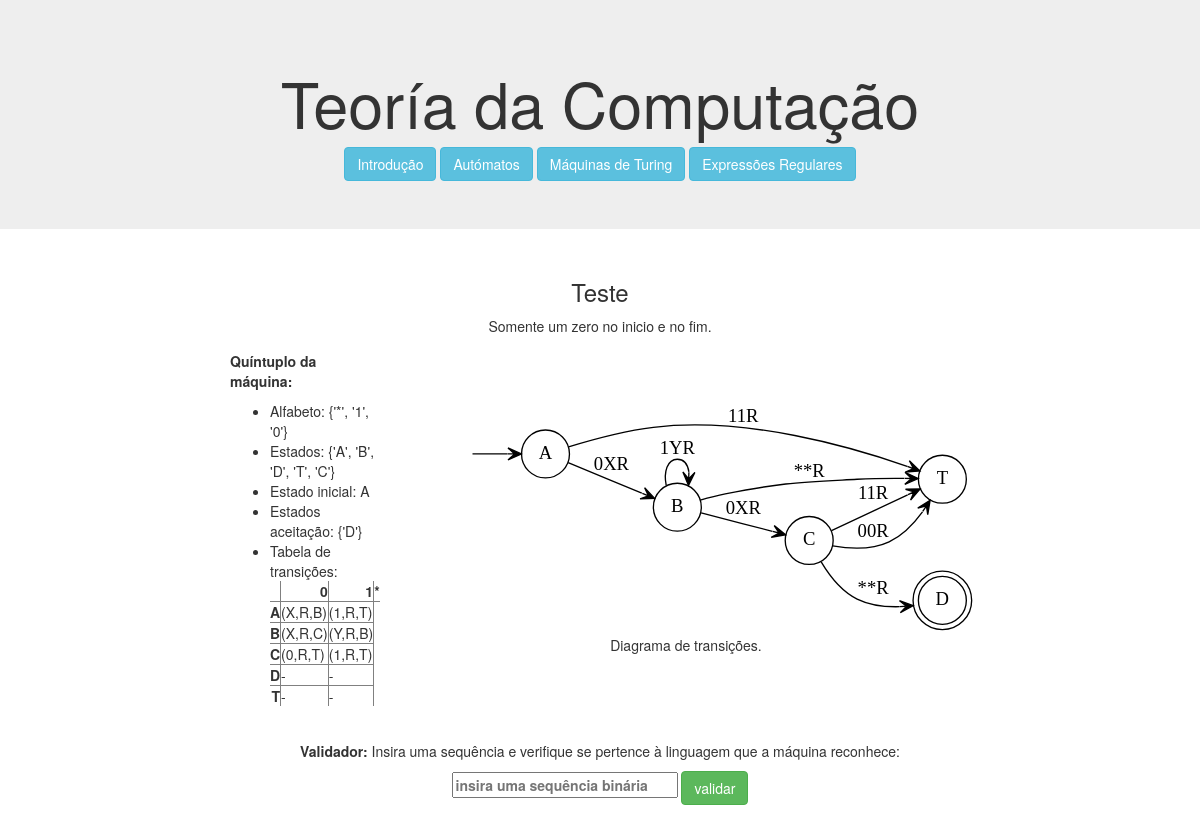
/1/maquina/, run on the app's committed database.
### computacao/models.py (models this page shows, shortened)
class Maquina(models.Model):
    nome = models.CharField(max_length=100)
    descricao = models.CharField(max_length=100)
    alfabeto = models.CharField(max_length=100)
    estados = models.CharField(max_length=100)
    estadoInicial = models.CharField(max_length=100)
    estadosDeAceitacao = models.CharField(max_length=100)
    dicionarioTransicao = models.CharField(max_length=1000)
    diagrama = models.CharField(max_length=100)
    def printAlfabeto(self):
        return str(set(self.alfabeto.split()))
    def printEstados(self):
        return str(set(self.estados.split()))
    def printEstadosDeAceitacao(self):
        return str(set(self.estadosDeAceitacao.split()))
    def dTransInTable(self):
        dTrans = {(t.split('-')[0], t.split('-')[1]):t.split('-')[2] for t in self.dicionarioTransicao.split()}
        table = []
        linha = ['']
        for simbolo in self.alfabeto.split():
            linha.append(simbolo)
        table.append(linha)
        linha = ["", "0", "1"]
        aux = linha[1:]
        for estado in self.estados.split():
            linha =[estado]
            for simbolo in aux:
                find = False
                for dicEstado, dicSimbolo in dTrans:
                    if dicSimbolo[0] == simbolo and dicEstado == estado:
                        linha.append("(" + dicSimbolo[1] + "," + dicSimbolo[2] + "," + dTrans[(estado, dicSimbolo)] + ")")
                        find = True
                        break
                if find == False:
                    linha.append("-")
            table.append(linha)
        return table

### computacao/views.py (the view)
# urls.py: path('<int:maquina_id>/maquina/', views.maquina, name='maquina'),
def maquina(request, maquina_id):
    sequencia = None
    resultado = None
    form = SequenciaForm(request.POST or None)
    if form.is_valid():
        sequencia = form.cleaned_data['sequencia']
        resultado = Maquina.objects.get(id=maquina_id).valida_sequencia(sequencia)
    context = {
        'maquina': Maquina.objects.get(id=maquina_id),
        'sequencia': sequencia,
        'resultado': resultado,
        'form': form,
    }
    return render(request, 'computacao/maquina.html', context)

### computacao/forms.py
class SequenciaForm(forms.Form):
    sequencia = forms.CharField(label='',
                                widget=forms.TextInput(attrs={
                                    'placeholder': 'insira uma sequência binária',
                                    'size': '25'
                                }))

### computacao/templates/computacao/maquina.html (shortened to what this page needs)
{% extends 'computacao/layout.html' %}
{% block main %}
    <main class="col-sm-12">
        <h3>{{ maquina.nome|title }}</h3>
        <p>{{ maquina.descricao }}.</p>
        <table align="center">
            <tr align="left">
                <td>
                    <p> <b>Quíntuplo da máquina:</b></p>
                    <ul>
                    <li>Alfabeto: {{ maquina.printAlfabeto }} </li>
                    <li>Estados: {{ maquina.printEstados }}</li>
                    <li>Estado inicial: {{ maquina.estadoInicial }}</li>
                    <li>Estados aceitação: {{ maquina.printEstadosDeAceitacao }}</li>
                    <li>Tabela de transições:
                    <table align="center" rules="all" style="border-collapse: collapse">
                        {% for dTran in maquina.dTransInTable %}
                            <tr>
                                {% for element in dTran %}
                                    {% if forloop.parentloop.first %}
                                        <th>{{ element }}</th>
                                    {% elif forloop.first %}
                                        <th>{{ element }}</th>
                                    {% else %}
                                        <td>{{ element }}</td>
                                    {% endif %}
                                {% endfor %}
                            </tr>
                        {% endfor %}
                    </table>
                    </ul>
                </td>
                <td class="align-baseline">
                    {% load static %}
                    <img src="{% static maquina.diagrama %}" alt="">
                    <p class="text-center">Diagrama de transições.</p>
                </td>
            </tr>
        </table>
        <br>
        <p><b>Validador:</b> Insira uma sequência e verifique se pertence à linguagem que a máquina reconhece: </p>
        <form action="{% url 'computacao:maquina' maquina.id %}" method="POST">
           <b>{{ form }}</b>
            <input type="submit" value="validar" class="btn btn-success">
        </form>
        {% if resultado != None %}
            {% if resultado == True %}
                <p>A sequência <b>{{ sequencia }}</b> é aceite pela máquina </p>
            {% else %}
                <p>A sequência <b>{{ sequencia }}</b> não é aceite pela máquina </p>
            {% endif %}
        {% else %}
            <br><br>
        {% endif %}
    </main>
{% endblock %}

### computacao/static/computacao/style.css (style rules this page uses)
table tr th { text-align: right; }
table { border-collapse: separate; border-spacing: 15px 5px; }

### data on the page
Maquina: nome "Teste", descricao "Somente um zero no inicio e no fim", printAlfabeto "{'*', '1', '0'}", printEstados "{'A', 'B', 'D', 'T', 'C'}", estadoInicial "A", printEstadosDeAceitacao "{'D'}", diagrama (picture)

### other printed values
{{ element }} "0" "1" "*"
{{ element }} "A" "B" "C" "D" "T"
{{ element }} "(X,R,B)" "(1,R,T)" "(X,R,C)" "(Y,R,B)" "(0,R,T)" "(1,R,T)" "-" "-" "-" "-"
